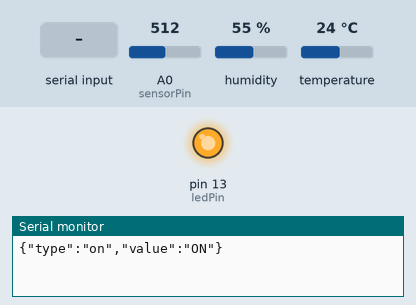
This sketch was run on a simulated Arduino Uno, built with avr-gcc and run on an emulated ATmega328P. Parts: output pins drawn as LEDs (lit = HIGH), the last lines printed to the serial monitor. The test bench sets the inputs (shaded band); at power-on: A0 (sensorPin) = 512, humidity 55 %, temperature 24 °C.

Above: at 1.2 s.
1.3 s: A0 (sensorPin) set to 852
11.5 s: A0 (sensorPin) set to 879
13.0 s: "b" received over Serial
At 13.9 s:
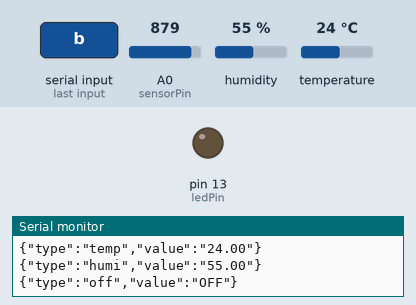
14.5 s: "c" received over Serial
At 15.0 s:
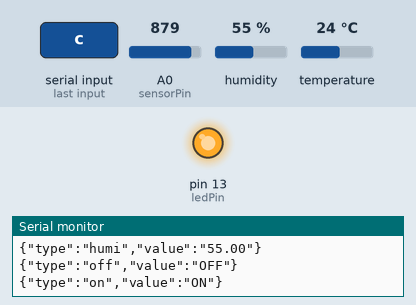
Timing chart, 0 to 17.0 s (numbered marks = the images above; inputs shaded):
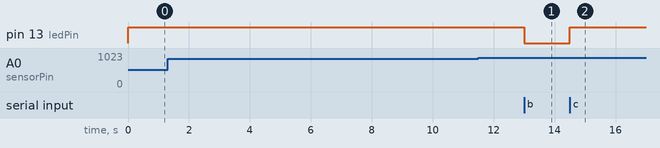

The sketch:

Sound_sensor_arduino.ino
```cpp
/*
 * Rui Santos
 * Complete Project Details http://randomnerdtutorials.com
*/
#include <ArduinoJson.h>
#include <DHT.h>
#include <DHT_U.h>
#define DHT11_PIN 12
#define ledPin 13
#define sensorPin A0

DHT dht(DHT11_PIN,DHT11);
float temp,humi,prev_temp,prev_humi;
int ad_value = 0;
int previous = 0;

bool clap = false;
bool threshold = false;

unsigned long clap_detector = 0;
unsigned long previousMillis = 0;
unsigned long TMillis = 0;
const long interval = 5;
const long Tinterval = 10000;

void setup(){
  pinMode(ledPin, OUTPUT);
  pinMode(sensorPin, INPUT);
  Serial.begin (115200);
  dht.begin();
}

void loop (){
  unsigned long currentMillis = millis();
    if (currentMillis - previousMillis >= interval) {
      previousMillis = currentMillis;
      ad_value=analogRead(sensorPin);
        if(!threshold and ((ad_value - previous) >350) ){
		      threshold = true;
          clap_detector = millis();
		      if(!clap) {
			      char json[] = "{\"type\":\"on\",\"value\":\"ON\"}";
            Serial.println(json);
			      digitalWrite(ledPin,HIGH);
			      clap = true;
		      }
		      else{
			      char json[] = "{\"type\":\"off\",\"value\":\"OFF\"}";
            digitalWrite(ledPin,LOW);
            Serial.println(json);
			      clap = false;
		      }
        }
      previous = ad_value;
      if(threshold and ((currentMillis - clap_detector) >= 1000)) threshold = false;
    }

    if (currentMillis - TMillis >= Tinterval) {
      TMillis = currentMillis;
      temp = dht.readTemperature();
      humi = dht.readHumidity();
      if(prev_temp != temp){
        String jsonString2 = "{\"type\":\"temp\",\"value\":\"";
        jsonString2 += temp;
        jsonString2 +="\"}";
        Serial.println(jsonString2);
      }
      if(prev_humi != humi){
        String jsonString3 = "{\"type\":\"humi\",\"value\":\"";
        jsonString3 += humi;
        jsonString3 +="\"}";
        Serial.println(jsonString3);
      }
      prev_temp = temp;
      prev_humi = humi;
    }

    if (Serial.available()) {
      char type = (char)Serial.read();
      //StaticJsonBuffer<200> jb;
      //JsonObject& root = jb.parseObject(h);
      //char type = root["type"];
      if (type == 'c'){
          char json1[] = "{\"type\":\"on\",\"value\":\"ON\"}";
          digitalWrite(ledPin,HIGH);
          Serial.println(json1);
      }
      else if (type == 'b'){
          char json[] = "{\"type\":\"off\",\"value\":\"OFF\"}";
          digitalWrite(ledPin,LOW);
          Serial.println(json);
      }
      else if (type == 'z'){
          String jsonString1 = "{\"type\":\"temp\",\"value\":\"";
          jsonString1 += temp;
          jsonString1 +="\"}";
          Serial.println(jsonString1);
      }
      else if (type == 'x'){
          String jsonString = "{\"type\":\"humi\",\"value\":\"";
          jsonString += humi;
          jsonString +="\"}";
          Serial.println(jsonString);
      }
    }
}
```

Measured:
- after the input at 11.5 s, every drawn part: stays the same
- after the input at 13.0 s, pin 13 (ledPin): HIGH → LOW at once
- after the input at 14.5 s, pin 13 (ledPin): LOW → HIGH at once
